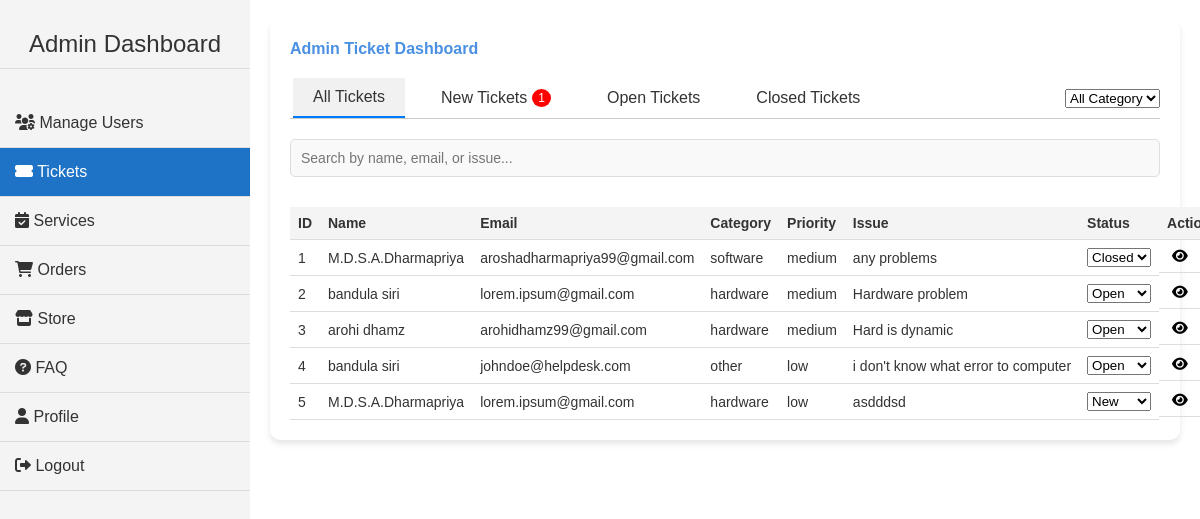
Page /A_ticket.php on the committed database.
### tables this page shows
CREATE TABLE `tickets` (
  `id` int(11) NOT NULL,
  `user_id` int(11) NOT NULL,
  `name` varchar(100) NOT NULL,
  `email` varchar(100) NOT NULL,
  `category` varchar(50) NOT NULL,
  `priority` varchar(20) NOT NULL,
  `issue` text NOT NULL,
  `file` varchar(255) DEFAULT NULL,
  `submitted_at` timestamp NOT NULL DEFAULT current_timestamp(),
  `status` enum('New','Open','Closed') DEFAULT 'New',
  `solution` text DEFAULT NULL
);

### A_ticket.php (the view, shortened to what this page needs)
<?php
include('./conn/db_connect.php');
?>
<!DOCTYPE html>
<html lang="en">
<head>
    <link rel="stylesheet" href="./css/styles.css">
    <link rel="stylesheet" href="https://cdnjs.cloudflare.com/ajax/libs/font-awesome/6.0.0-beta3/css/all.min.css">
</head>
<body>
     <div class="sidebar">
        <a class="navbar-brand" href="home.php">Admin Dashboard</a>
          <a href="Home.php" ><i class="fas fa-users-cog" ></i> Manage Users</a>
    <a href="A_ticket.php" class="active"><i class="fas fa-ticket-alt"></i> Tickets</a>
    <a href="admin_view.php"><i class="fas fa-calendar-check"></i> Services</a>
    <a href="A_order.php"><i class="fas fa-shopping-cart"></i> Orders</a>
    <a href="A_store.php"><i class="fas fa-store"></i> Store</a>
        <a href="A_FAQ.php"><i class="fas fa-question-circle"></i> FAQ</a>
        <a href="A_Dashboard.php" ><i class="fas fa-user"></i> Profile</a>
        <a href="logout.php"><i class="fas fa-sign-out-alt"></i> Logout</a>
</div>
    <div class="main-content">
        <div class="content">
            <h4>Admin Ticket Dashboard</h4>
            <div class="tab">
                <button class="tablinks active" onclick="filterTickets('all')">All Tickets</button>
                <button class="tablinks" onclick="filterTickets('new')">New Tickets <span class="badge" id="newTicketBadge"><?php echo getNewTicketCount($conn); ?></span></button>
                <button class="tablinks" onclick="filterTickets('open')">Open Tickets</button>
                <button class="tablinks" onclick="filterTickets('closed')">Closed Tickets</button>
                <div class="category-filter">
                    <select id="categoryFilter" onchange="filterByCategory()">
                        <option value="all">All Category</option>
                    </select>
                </div>
            </div>
            <div class="search-container">
                <input type="text" id="searchInput" class="form-control" placeholder="Search by name, email, or issue..." onkeyup="searchTickets()">
            </div>
            <table id="ticketTable">
                <thead>
                    <tr>
                        <th>ID</th>
                        <th>Name</th>
                        <th>Email</th>
                        <th>Category</th>
                        <th>Priority</th>
                        <th>Issue</th>
                        <th>Status</th>
                        <th>Actions</th>
                    </tr>
                </thead>
                <tbody>
                    <?php
                        $sql = "SELECT * FROM tickets";
                        $result = $conn->query($sql);
                        while ($row = $result->fetch_assoc()) {
                    ?>
                        <tr data-search="<?= strtolower($row['name'] . ' ' . $row['email'] . ' ' . $row['issue']) ?>" data-status="<?= strtolower($row['status']) ?>" data-category="<?= strtolower($row['category']) ?>">
                            <td><?php echo $row['id']; ?></td>
                            <td><?php echo $row['name']; ?></td>
                            <td><?php echo $row['email']; ?></td>
                            <td><?php echo $row['category']; ?></td>
                            <td><?php echo $row['priority']; ?></td>
                            <td><?php echo $row['issue']; ?></td>
                            <td>
                                <form method="POST" class="status-form" onsubmit="updateStatus(event, <?php echo $row['id']; ?>)">
                                    <select name="status" onchange="this.form.submit()">
                                        <option value="New" <?php echo $row['status'] == 'New' ? 'selected' : ''; ?>>New</option>
                                        <option value="Open" <?php echo $row['status'] == 'Open' ? 'selected' : ''; ?>>Open</option>
                                        <option value="Closed" <?php echo $row['status'] == 'Closed' ? 'selected' : ''; ?>>Closed</option>
                                    </select>
                                </form>
                            </td>
                            <td class="action-icons">
                                <a href="#" onclick="openViewForm(<?php echo $row['id']; ?>)" title="View Details">
                                    <i class="fas fa-eye"></i>
                                </a>
                            </td>
                        </tr>
                    <?php } ?>
                </tbody>
            </table>
        </div>
    </div>
</body>
</html>
<?php
function getNewTicketCount($conn) {
    $sql = "SELECT COUNT(*) as count FROM tickets WHERE status = 'New'";
    $result = $conn->query($sql);
    $row = $result->fetch_assoc();
    return $row['count'];
}
?>

### css/styles.css (style rules this page uses)
* { margin: 0; padding: 0; box-sizing: border-box; font-family: 'Poppins', sans-serif; }
body { background-color: #f4f7fc; height: 100vh; display: flex; justify-content: center; align-items: center; position: relative; overflow-x: hidden; }
body { margin: 0; font-family: 'Arial', sans-serif; background-color: #ffffff; color: #333333; display: flex; height: 100vh; }
.sidebar { height: 100%; width: 250px; background-color: #f4f4f4; position: fixed; left: 0; top: 0; padding-top: 20px; transition: 0.3s; }
.sidebar .navbar-brand { color: #333333; font-size: 24px; text-align: center; margin-bottom: 30px; padding: 10px; }
.sidebar a { color: #333333; display: block; padding: 15px; text-decoration: none; border-bottom: 1px solid #ddd; transition: 0.3s; }
.sidebar a.active { background-color: #1e73c6; color: #ffffff; }
.main-content { margin-left: 250px; padding: 20px; width: calc(100% - 250px); height: 100%; overflow-y: auto; }
.content { background-color: #ffffff; border-radius: 10px; padding: 20px; box-shadow: 0 4px 6px rgba(0, 0, 0, 0.1); }
h4 { margin-bottom: 20px; color: #4a90e2; }
.search-container { margin-bottom: 20px; }
.search-container input { width: 100%; padding: 10px; border: 1px solid #ddd; border-radius: 5px; font-size: 14px; }
table { width: 100%; border-collapse: collapse; margin-top: 20px; font-size: 14px; }
th, td { padding: 8px; text-align: left; border-bottom: 1px solid #ddd; }
th { background-color: #f4f4f4; color: #333333; }
td { white-space: nowrap; }
td:last-child { display: flex; justify-content: center; gap: 5px; align-items: center; }
button { background-color: transparent; border: none; color: #333333; font-size: 14px; cursor: pointer; margin: 0 3px; display: inline-flex; align-items: center; justify-content: center; transition: background-color 0.3s; padding: 5px 8px; }
.form-control { width: 100%; padding: 12px 15px; margin-bottom: 10px; background-color: #f9f9f9; color: #333333; border: 1px solid #ddd; border-radius: 5px; box-sizing: border-box; }

### A_ticket.php (style rules this page uses)
.action-icons a { color: black; margin: 0 5px; }
.tab { overflow: hidden; border-bottom: 1px solid #ccc; margin-bottom: 20px; display: flex; align-items: center; gap: 10px; }
.tab button { background-color: inherit; border: none; outline: none; cursor: pointer; padding: 10px 20px; transition: 0.3s; font-size: 16px; }
.tab button.active { background-color: #f1f1f1; border-bottom: 2px solid #007bff; }
.badge { background-color: red; color: white; padding: 2px 6px; border-radius: 50%; font-size: 12px; margin-left: 5px; }
.category-filter { margin-left: auto; }

### rows in the picture
tickets: id "1", name "M.D.S.A.Dharmapriya", email "aroshadharmapriya99@gmail.com", category "software", priority "medium", issue "any problems", status "Closed"
tickets: id "2", name "bandula siri", email "lorem.ipsum@gmail.com", category "hardware", priority "medium", issue "Hardware problem", status "Open"
tickets: id "3", name "arohi dhamz", email "arohidhamz99@gmail.com", category "hardware", priority "medium", issue "Hard is dynamic", status "Open"
tickets: id "4", name "bandula siri", email "johndoe@helpdesk.com", category "other", priority "low", issue "i don't know what error to computer", status "Open"
tickets: id "5", name "M.D.S.A.Dharmapriya", email "lorem.ipsum@gmail.com", category "hardware", priority "low", issue "asdddsd", status "New"

### other values in the picture
getNewTicketCount($conn) "1"
